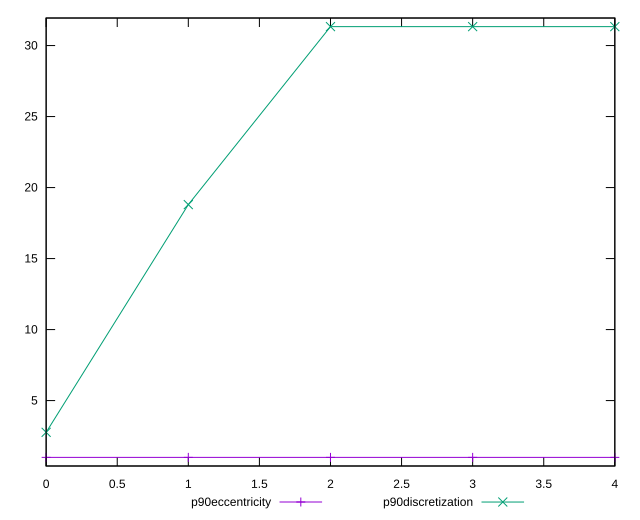

The script that saved this image:
reset

$p90Eccentricity <<EOF
0 1
1 1.0000000000000007
2 0.999999999999998
3 1.0000000000000016
4 0.9999999999999997
EOF

$p90Discretization <<EOF
0 2.764705882352941
1 18.8
2 31.333333333333332
3 31.333333333333332
4 31.333333333333332
EOF

set key outside below
set xrange [0:4]
set yrange [0.3933333333333313:31.939999999999998]
set trange [0.3933333333333313:31.939999999999998]
set terminal svg size 640, 520 enhanced background rgb 'white'
set output "report_00023_2021-02-20T12:14:57.249Z/total-byte-weight/progression/eccentricity.svg"

plot $p90Eccentricity title "p90eccentricity" with linespoints, \
     $p90Discretization title "p90discretization" with linespoints

reset
